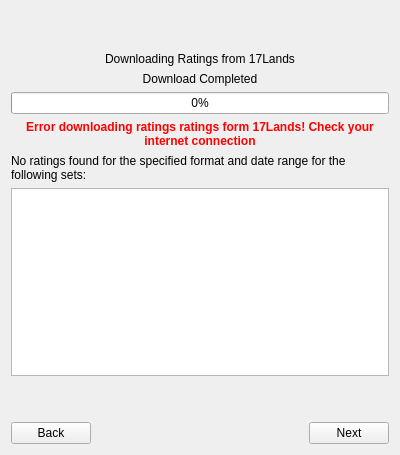
<?xml version="1.0" encoding="UTF-8"?>
<ui version="4.0">
 <class>DownloadProgressPage</class>
 <widget class="QWidget" name="DownloadProgressPage">
  <property name="geometry">
   <rect>
    <x>0</x>
    <y>0</y>
    <width>400</width>
    <height>455</height>
   </rect>
  </property>
  <property name="windowTitle">
   <string>Form</string>
  </property>
  <layout class="QVBoxLayout" name="verticalLayout">
   <item>
    <spacer name="verticalSpacer">
     <property name="orientation">
      <enum>Qt::Vertical</enum>
     </property>
     <property name="sizeHint" stdset="0">
      <size>
       <width>20</width>
       <height>44</height>
      </size>
     </property>
    </spacer>
   </item>
   <item>
    <widget class="QLabel" name="downloadingLabel">
     <property name="text">
      <string>Downloading Ratings from 17Lands</string>
     </property>
     <property name="alignment">
      <set>Qt::AlignCenter</set>
     </property>
     <property name="wordWrap">
      <bool>true</bool>
     </property>
    </widget>
   </item>
   <item>
    <widget class="QLabel" name="downloadCompleteLabel">
     <property name="text">
      <string>Download Completed</string>
     </property>
     <property name="alignment">
      <set>Qt::AlignCenter</set>
     </property>
    </widget>
   </item>
   <item>
    <widget class="QProgressBar" name="downloadProgress">
     <property name="value">
      <number>0</number>
     </property>
    </widget>
   </item>
   <item>
    <widget class="QLabel" name="errorLabel">
     <property name="palette">
      <palette>
       <active>
        <colorrole role="WindowText">
         <brush brushstyle="SolidPattern">
          <color alpha="255">
           <red>255</red>
           <green>0</green>
           <blue>0</blue>
          </color>
         </brush>
        </colorrole>
       </active>
       <inactive>
        <colorrole role="WindowText">
         <brush brushstyle="SolidPattern">
          <color alpha="255">
           <red>255</red>
           <green>0</green>
           <blue>0</blue>
          </color>
         </brush>
        </colorrole>
       </inactive>
       <disabled>
        <colorrole role="WindowText">
         <brush brushstyle="SolidPattern">
          <color alpha="255">
           <red>120</red>
           <green>120</green>
           <blue>120</blue>
          </color>
         </brush>
        </colorrole>
       </disabled>
      </palette>
     </property>
     <property name="font">
      <font>
       <weight>75</weight>
       <bold>true</bold>
      </font>
     </property>
     <property name="text">
      <string>Error downloading ratings ratings form 17Lands! Check your internet connection</string>
     </property>
     <property name="alignment">
      <set>Qt::AlignCenter</set>
     </property>
     <property name="wordWrap">
      <bool>true</bool>
     </property>
    </widget>
   </item>
   <item>
    <widget class="QLabel" name="noRatinglabel">
     <property name="text">
      <string>No ratings found for the specified format and date range for the following sets:</string>
     </property>
     <property name="wordWrap">
      <bool>true</bool>
     </property>
    </widget>
   </item>
   <item>
    <widget class="QListView" name="noRatingsView"/>
   </item>
   <item>
    <spacer name="verticalSpacer_2">
     <property name="orientation">
      <enum>Qt::Vertical</enum>
     </property>
     <property name="sizeHint" stdset="0">
      <size>
       <width>20</width>
       <height>43</height>
      </size>
     </property>
    </spacer>
   </item>
   <item>
    <layout class="QHBoxLayout" name="horizontalLayout">
     <item>
      <widget class="QPushButton" name="backButton">
       <property name="text">
        <string>Back</string>
       </property>
      </widget>
     </item>
     <item>
      <spacer name="horizontalSpacer">
       <property name="orientation">
        <enum>Qt::Horizontal</enum>
       </property>
       <property name="sizeHint" stdset="0">
        <size>
         <width>40</width>
         <height>20</height>
        </size>
       </property>
      </spacer>
     </item>
     <item>
      <widget class="QPushButton" name="nextButton">
       <property name="text">
        <string>Next</string>
       </property>
      </widget>
     </item>
    </layout>
   </item>
  </layout>
 </widget>
 <resources/>
 <connections/>
</ui>
